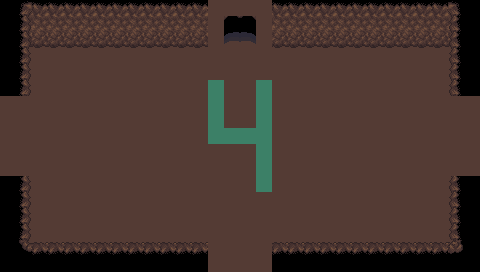

This game map was drawn from its Tiled (.tmx) file and the tilesets committed beside it. A one-line description and the full map source follow:
An orthogonal 30x17 tile map with 16x16 px tiles, 3 tile layers (Base, Ground, Upper), 2 tilesets and 14 objects (6x SpawnPoint, 4x Entrance, 4x BlockObject).

<map version="1.5" tiledversion="1.6.0" orientation="orthogonal" renderorder="right-down" width="30" height="17" tilewidth="16" tileheight="16" infinite="0" nextlayerid="22" nextobjectid="82">
 <properties>
  <property name="Dungeon" value="Cave" />
  <property name="MapType" value="Cave" />
  <property name="Lighting" value="0.99" />
  <property name="Modular" type="bool" value="true" />
  <property name="ResourcesMinMax" value="30-60" />
 </properties>
 <tileset firstgid="1" source="../Tilesets/tilesetManorGrounds.tsx" />
 <tileset firstgid="626" source="../Tilesets/tsWalls_Floors.tsx" />
 <layer id="19" name="Base" width="30" height="17">
  <data encoding="csv">
699,699,699,699,699,699,699,699,699,699,699,699,699,773,773,773,773,699,699,699,699,699,699,699,699,699,699,699,699,699,
699,699,699,699,699,699,699,699,699,699,699,699,699,773,818,819,773,699,699,699,699,699,699,699,699,699,699,699,699,699,
699,773,773,773,773,773,773,773,773,773,773,773,773,773,840,841,773,773,773,773,773,773,773,773,773,773,773,773,773,699,
699,773,773,773,773,773,773,773,773,773,773,773,773,773,773,773,773,773,773,773,773,773,773,773,773,773,773,773,773,699,
699,773,773,773,773,773,773,773,773,773,773,773,773,773,773,773,773,773,773,773,773,773,773,773,773,773,773,773,773,699,
699,773,773,773,773,773,773,773,773,773,773,773,773,727,773,773,727,773,773,773,773,773,773,773,773,773,773,773,773,699,
773,773,773,773,773,773,773,773,773,773,773,773,773,727,773,773,727,773,773,773,773,773,773,773,773,773,773,773,773,773,
773,773,773,773,773,773,773,773,773,773,773,773,773,727,773,773,727,773,773,773,773,773,773,773,773,773,773,773,773,773,
773,773,773,773,773,773,773,773,773,773,773,773,773,727,727,727,727,773,773,773,773,773,773,773,773,773,773,773,773,773,
773,773,773,773,773,773,773,773,773,773,773,773,773,773,773,773,727,773,773,773,773,773,773,773,773,773,773,773,773,773,
773,773,773,773,773,773,773,773,773,773,773,773,773,773,773,773,727,773,773,773,773,773,773,773,773,773,773,773,773,773,
699,773,773,773,773,773,773,773,773,773,773,773,773,773,773,773,727,773,773,773,773,773,773,773,773,773,773,773,773,699,
699,773,773,773,773,773,773,773,773,773,773,773,773,773,773,773,773,773,773,773,773,773,773,773,773,773,773,773,773,699,
699,773,773,773,773,773,773,773,773,773,773,773,773,773,773,773,773,773,773,773,773,773,773,773,773,773,773,773,773,699,
699,773,773,773,773,773,773,773,773,773,773,773,773,773,773,773,773,773,773,773,773,773,773,773,773,773,773,773,773,699,
699,773,773,773,773,773,773,773,773,773,773,773,773,773,773,773,773,773,773,773,773,773,773,773,773,773,773,773,773,699,
699,699,699,699,699,699,699,699,699,699,699,699,699,773,773,773,773,699,699,699,699,699,699,699,699,699,699,699,699,699
</data>
 </layer>
 <layer id="20" name="Ground" width="30" height="17">
  <data encoding="csv">
0,793,793,793,793,793,793,793,793,793,793,793,793,0,0,0,0,793,793,793,793,793,793,793,793,793,793,793,793,0,
0,815,815,815,815,815,815,815,815,815,815,815,815,0,0,0,0,815,815,815,815,815,815,815,815,815,815,815,815,0,
0,837,837,837,837,837,837,837,837,837,837,837,837,0,0,0,0,837,837,837,837,837,837,837,837,837,837,837,837,0,
0,880,0,0,0,0,0,0,0,0,0,0,0,0,0,0,0,0,0,0,0,0,0,0,0,0,0,0,881,0,
0,880,0,0,0,0,0,0,0,0,0,0,0,0,0,0,0,0,0,0,0,0,0,0,0,0,0,0,881,0,
0,880,0,0,0,0,0,0,0,0,0,0,0,0,0,0,0,0,0,0,0,0,0,0,0,0,0,0,881,0,
0,773,773,0,0,0,0,0,0,0,0,0,0,0,0,0,0,0,0,0,0,0,0,0,0,0,0,0,773,0,
0,773,773,0,0,0,0,0,0,0,0,0,0,0,0,0,0,0,0,0,0,0,0,0,0,0,0,0,773,0,
0,0,0,0,0,0,0,0,0,0,0,0,0,0,0,0,0,0,0,0,0,0,0,0,0,0,0,0,0,0,
0,0,0,0,0,0,0,0,0,0,0,0,0,0,0,0,0,0,0,0,0,0,0,0,0,0,0,0,0,0,
0,0,0,0,0,0,0,0,0,0,0,0,0,0,0,0,0,0,0,0,0,0,0,0,0,0,0,0,0,0,
0,880,0,0,0,0,0,0,0,0,0,0,0,0,0,0,0,0,0,0,0,0,0,0,0,0,0,0,881,0,
0,880,0,0,0,0,0,0,0,0,0,0,0,0,0,0,0,0,0,0,0,0,0,0,0,0,0,0,881,0,
0,880,0,0,0,0,0,0,0,0,0,0,0,0,0,0,0,0,0,0,0,0,0,0,0,0,0,0,881,0,
0,880,0,0,0,0,0,0,0,0,0,0,0,0,0,0,0,0,0,0,0,0,0,0,0,0,0,0,881,0,
0,902,0,0,0,0,0,0,0,0,0,0,0,0,0,0,0,0,0,0,0,0,0,0,0,0,0,0,903,0,
0,0,0,0,0,0,0,0,0,0,0,0,0,0,0,0,0,0,0,0,0,0,0,0,0,0,0,0,0,0
</data>
 </layer>
 <layer id="21" name="Upper" width="30" height="17">
  <data encoding="csv">
0,858,0,0,0,0,0,0,0,0,0,0,0,0,0,0,0,0,0,0,0,0,0,0,0,0,0,0,859,0,
0,880,0,0,0,0,0,0,0,0,0,0,0,0,0,0,0,0,0,0,0,0,0,0,0,0,0,0,881,0,
0,880,0,0,0,0,0,0,0,0,0,0,0,0,0,0,0,0,0,0,0,0,0,0,0,0,0,0,881,0,
0,0,0,0,0,0,0,0,0,0,0,0,0,0,0,0,0,0,0,0,0,0,0,0,0,0,0,0,0,0,
0,0,0,0,0,0,0,0,0,0,0,0,0,0,0,0,0,0,0,0,0,0,0,0,0,0,0,0,0,0,
0,0,0,0,0,0,0,0,0,0,0,0,0,0,0,0,0,0,0,0,0,0,0,0,0,0,0,0,0,0,
0,0,0,0,0,0,0,0,0,0,0,0,0,0,0,0,0,0,0,0,0,0,0,0,0,0,0,0,0,0,
0,0,0,0,0,0,0,0,0,0,0,0,0,0,0,0,0,0,0,0,0,0,0,0,0,0,0,0,0,0,
0,0,0,0,0,0,0,0,0,0,0,0,0,0,0,0,0,0,0,0,0,0,0,0,0,0,0,0,0,0,
0,0,0,0,0,0,0,0,0,0,0,0,0,0,0,0,0,0,0,0,0,0,0,0,0,0,0,0,0,0,
0,0,0,0,0,0,0,0,0,0,0,0,0,0,0,0,0,0,0,0,0,0,0,0,0,0,0,0,0,0,
0,0,0,0,0,0,0,0,0,0,0,0,0,0,0,0,0,0,0,0,0,0,0,0,0,0,0,0,0,0,
0,0,0,0,0,0,0,0,0,0,0,0,0,0,0,0,0,0,0,0,0,0,0,0,0,0,0,0,0,0,
0,0,0,0,0,0,0,0,0,0,0,0,0,0,0,0,0,0,0,0,0,0,0,0,0,0,0,0,0,0,
0,0,0,0,0,0,0,0,0,0,0,0,0,0,0,0,0,0,0,0,0,0,0,0,0,0,0,0,0,0,
0,0,771,771,771,771,771,771,771,771,771,771,771,0,0,0,0,771,771,771,771,771,771,771,771,771,771,771,0,0,
0,0,0,0,0,0,0,0,0,0,0,0,0,0,0,0,0,0,0,0,0,0,0,0,0,0,0,0,0,0
</data>
 </layer>
 <objectgroup id="4" name="Travel">
  <object id="51" name="Entrance" x="224" y="268" width="32" height="4">
   <properties>
    <property name="EntranceDir" value="Up" />
    <property name="Modular" type="bool" value="true" />
   </properties>
  </object>
  <object id="53" name="Entrance" x="224" y="28" width="32" height="4">
   <properties>
    <property name="EntranceDir" value="Down" />
    <property name="Modular" type="bool" value="true" />
   </properties>
  </object>
  <object id="54" name="Entrance" x="0" y="128" width="4" height="32">
   <properties>
    <property name="EntranceDir" value="Right" />
    <property name="Modular" type="bool" value="true" />
   </properties>
  </object>
  <object id="55" name="Entrance" x="476" y="128" width="4" height="32">
   <properties>
    <property name="EntranceDir" value="Left" />
    <property name="Modular" type="bool" value="true" />
   </properties>
  </object>
 </objectgroup>
 <objectgroup id="5" name="MapObject">
  <object id="72" name="SpawnPoint" x="97.3216" y="52.0667" width="10" height="8.5" />
  <object id="73" name="SpawnPoint" x="227.009" y="102.037" width="10" height="8.5" />
  <object id="74" name="SpawnPoint" x="402.702" y="52.4633" width="10" height="8.5" />
  <object id="75" name="SpawnPoint" x="49.3335" y="211.498" width="10" height="8.5" />
  <object id="76" name="SpawnPoint" x="416.582" y="194.445" width="10" height="8.5" />
  <object id="77" name="SpawnPoint" x="336.867" y="115.125" width="10" height="8.5" />
  <object id="78" name="BlockObject" x="210.816" y="2.8322" width="55.625" height="9.75">
   <properties>
    <property name="Dir" value="Up" />
    <property name="Open" type="bool" value="false" />
   </properties>
  </object>
  <object id="79" name="BlockObject" x="210.217" y="243.202" width="55.625" height="9.75">
   <properties>
    <property name="Dir" value="Down" />
    <property name="Open" type="bool" value="false" />
   </properties>
  </object>
  <object id="80" name="BlockObject" x="1.06551" y="97.3322" width="26.75" height="74">
   <properties>
    <property name="Dir" value="Left" />
    <property name="Open" type="bool" value="false" />
   </properties>
  </object>
  <object id="81" name="BlockObject" x="452.066" y="98.8322" width="26.75" height="74">
   <properties>
    <property name="Dir" value="Right" />
    <property name="Open" type="bool" value="false" />
   </properties>
  </object>
 </objectgroup>
 <objectgroup id="6" name="Character" />
</map>
